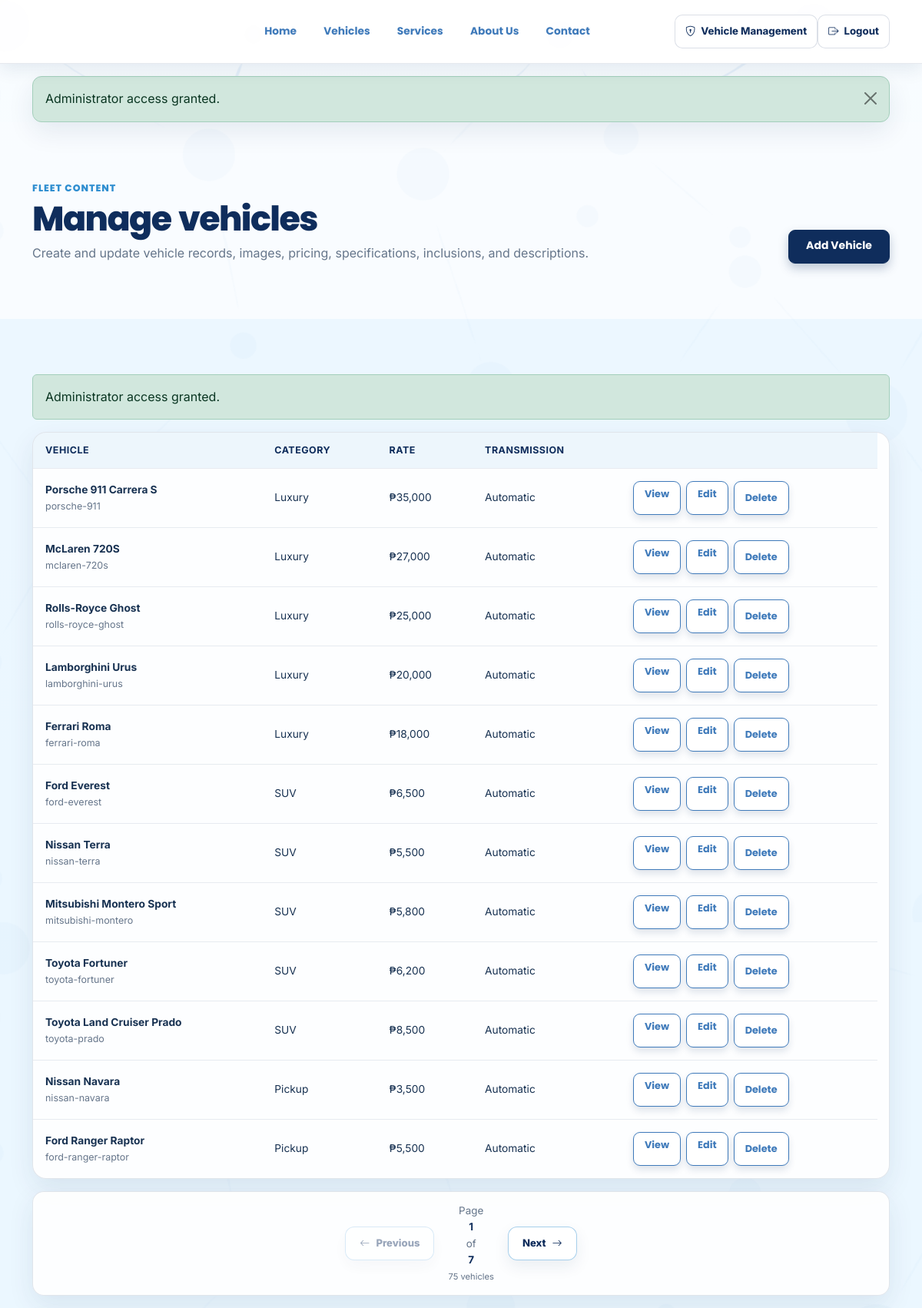
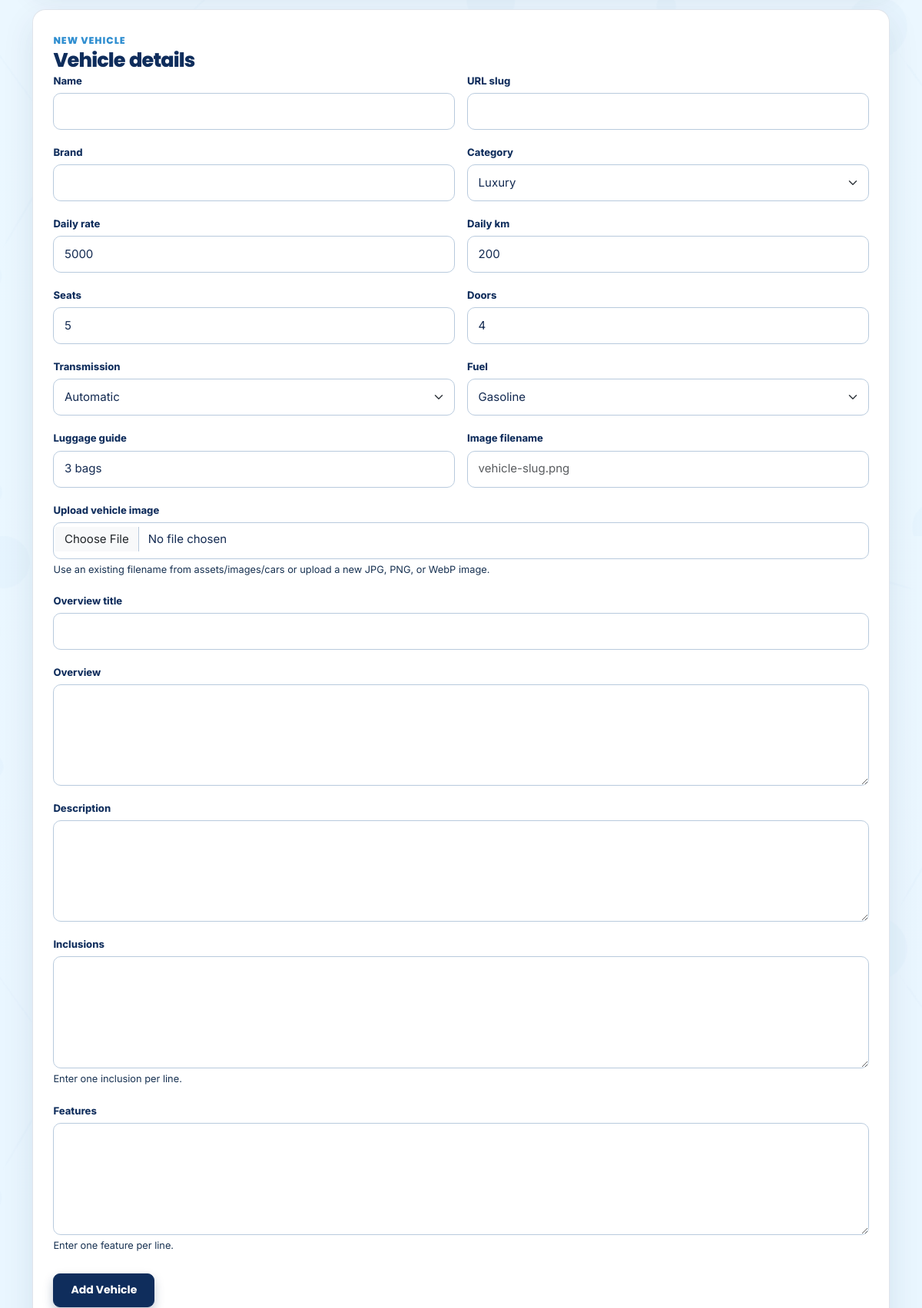
Screenshot of /pages/management/vehicle-management.php (signed in, upper part) with the database file from the repository (2 pictures, top to bottom).
### tables this page shows
CREATE TABLE `vehicles` (
  `id` bigint(20) unsigned NOT NULL AUTO_INCREMENT,
  `slug` varchar(140) NOT NULL,
  `name` varchar(180) NOT NULL,
  `brand` varchar(100) NOT NULL,
  `category` varchar(40) NOT NULL,
  `image` varchar(255) NOT NULL,
  `price` int(11) NOT NULL,
  `seats` int(11) NOT NULL,
  `doors` int(11) NOT NULL,
  `luggage` varchar(80) NOT NULL,
  `transmission` varchar(40) NOT NULL,
  `fuel` varchar(40) NOT NULL,
  `daily_km` int(11) NOT NULL DEFAULT 200,
  `overview_title` varchar(255) NOT NULL,
  `overview` longtext NOT NULL,
  `description` longtext NOT NULL,
  `inclusions` longtext NOT NULL,
  `features` longtext NOT NULL,
  `created_at` datetime NOT NULL,
  `updated_at` datetime NOT NULL,
  PRIMARY KEY (`id`),
  UNIQUE KEY `slug` (`slug`),
  KEY `idx_vehicles_category` (`category`)
);

### includes/helpers.php (called while the page is built, shortened)
<?php
function escape_html(mixed $untrustedValue): string
{
    return htmlspecialchars(
        (string) $untrustedValue,
        ENT_QUOTES | ENT_SUBSTITUTE,
        "UTF-8",
    );
}
function pull_flashes(): array
{
    $messages = $_SESSION["flash_messages"] ?? [];
    return is_array($messages) ? $messages : [];
}
function money(int|float $amount): string
{
    return "₱" . number_format((float) $amount, 0);
}

### includes/database.php (called while the page is built, shortened)
<?php
function database(): PDO
{
    static $databaseConnection = null;
    if ($databaseConnection instanceof PDO) {
        return $databaseConnection;
    }
    $dataSourceName = sprintf(
        "mysql:host=%s;port=%d;dbname=%s;charset=utf8mb4",
        DB_HOST,
        DB_PORT,
        DB_NAME,
    );
    $databaseConnection = new PDO(
        $dataSourceName,
        DB_USER,
        DB_PASSWORD,
        [
            PDO::ATTR_ERRMODE => PDO::ERRMODE_EXCEPTION,
            PDO::ATTR_DEFAULT_FETCH_MODE => PDO::FETCH_ASSOC,
            PDO::ATTR_EMULATE_PREPARES => false,
            PDO::ATTR_TIMEOUT => 5,
        ],
    );
    return $databaseConnection;
}
require_once __DIR__ . "/repositories/vehicle-repository.php";

### includes/repositories/vehicle-repository.php (called while the page is built, shortened)
<?php
function decode_vehicle(array $databaseRow): array
{
    $databaseRow["id"] = (int) $databaseRow["id"];
    foreach (["price", "seats", "doors", "daily_km"] as $integerField) {
        if (isset($databaseRow[$integerField])) {
            $databaseRow[$integerField] = (int) $databaseRow[$integerField];
        }
    }
    $databaseRow["inclusions"] =
        json_decode((string) ($databaseRow["inclusions"] ?? "[]"), true) ?: [];
    $databaseRow["features"] =
        json_decode((string) ($databaseRow["features"] ?? "[]"), true) ?: [];
    return $databaseRow;
}
function vehicle_all(): array
{
    $vehicleQuery = "SELECT * FROM vehicles ORDER BY id";
    return array_map(
        "decode_vehicle",
        database()->query($vehicleQuery)->fetchAll(),
    );
}

### pages/management/vehicle-management.php (the view, shortened to what this page needs)
<?php
$editId =
    filter_input(INPUT_GET, "edit", FILTER_VALIDATE_INT) ?:
    (int) ($_POST["id"] ?? 0);
$editing = $editId ? vehicle_find($editId) : null;
$allVehicles = vehicle_all();
$vehiclePage = max(1, (int) ($_GET["page"] ?? 1));
$vehiclesPerPage = 12;
$vehiclePageCount = max(1, (int) ceil(count($allVehicles) / $vehiclesPerPage));
$vehiclePage = min($vehiclePage, $vehiclePageCount);
$visibleVehicles = array_slice(
    $allVehicles,
    ($vehiclePage - 1) * $vehiclesPerPage,
    $vehiclesPerPage,
);
$formValue = static function (string $key, mixed $default = "") use ($editing): string {
    return escape_html($_POST[$key] ?? ($editing[$key] ?? $default));
};
$categoryChoices = ["Luxury", "SUV", "Pickup", "Van", "EV"];
$transmissionChoices = ["Automatic", "Manual"];
$fuelChoices = ["Gasoline", "Diesel", "Electric", "Hybrid"];
$previousVehiclePage = max(1, $vehiclePage - 1);
$nextVehiclePage = min($vehiclePageCount, $vehiclePage + 1);
$isFirstVehiclePage = $vehiclePage <= 1;
$isLastVehiclePage = $vehiclePage >= $vehiclePageCount;
$inclusionsValue = $_POST["inclusions"] ?? implode("\n", $editing["inclusions"] ?? []);
$featuresValue = $_POST["features"] ?? implode("\n", $editing["features"] ?? []);
$flashMessages = pull_flashes();
require dirname(__DIR__, 2) . "/includes/header.php";
?>
<section class="admin-page-heading">
    <div class="container">
        <div>
            <span class="section-kicker">Fleet content</span>
            <h1>Manage vehicles</h1>
            <p>
                Create and update vehicle records, images, pricing,
                specifications, inclusions, and descriptions.
            </p>
        </div>
        <a class="btn btn-primary" href="vehicle-management.php">Add Vehicle</a>
    </div>
</section>
<section class="content-section admin-section">
    <div class="container">
        <?php foreach ($flashMessages as $flashMessage): ?>
            <div class="alert alert-<?= escape_html($flashMessage["type"] === "success" ? "success" : "info") ?>" role="alert">
                <?= escape_html($flashMessage["message"] ?? "") ?>
            </div>
        <?php endforeach; ?>
        <div class="admin-split admin-split--vehicles">
            <div class="admin-list-stack">
                <div class="admin-table-wrap" aria-label="Vehicle records">
                    <table class="admin-table">
                        <thead>
                            <tr>
                                <th>Vehicle</th>
                                <th>Category</th>
                                <th>Rate</th>
                                <th>Transmission</th>
                                <th><span class="visually-hidden">Actions</span></th>
                            </tr>
                        </thead>
                        <tbody>
                            <?php foreach ($visibleVehicles as $item): ?>
                                <tr>
                                    <td>
                                        <strong><?= escape_html($item["name"]) ?></strong>
                                        <small><?= escape_html($item["slug"]) ?></small>
                                    </td>
                                    <td><?= escape_html($item["category"]) ?></td>
                                    <td><?= money($item["price"]) ?></td>
                                    <td><?= escape_html($item["transmission"]) ?></td>
                                    <td>
                                        <div class="admin-row-actions">
                                            <a class="btn btn-outline btn-sm" href="vehicle-details.php?vehicle=<?= urlencode($item["slug"]) ?>">View</a>
                                            <a class="btn btn-outline btn-sm" href="vehicle-management.php?edit=<?= (int) $item["id"] ?>">Edit</a>
                                            <form method="post">
                                                <button class="btn btn-outline btn-sm" type="submit">Delete</button>
                                            </form>
                                        </div>
                                    </td>
                                </tr>
                            <?php endforeach; ?>
                        </tbody>
                    </table>
                </div>
                <nav class="admin-pagination" aria-label="Vehicle record pages">
                    <a class="<?= $isFirstVehiclePage ? "is-disabled" : "" ?>" href="vehicle-management.php?page=<?= $previousVehiclePage ?>" <?= $isFirstVehiclePage ? 'aria-disabled="true" tabindex="-1"' : "" ?>>
                        <i class="bi bi-arrow-left" aria-hidden="true"></i> Previous
                    </a>
                    <span>
                        Page <strong><?= $vehiclePage ?></strong> of <strong><?= $vehiclePageCount ?></strong>
                        <small><?= count($allVehicles) ?> vehicles</small>
                    </span>
                    <a class="<?= $isLastVehiclePage ? "is-disabled" : "" ?>" href="vehicle-management.php?page=<?= $nextVehiclePage ?>" <?= $isLastVehiclePage ? 'aria-disabled="true" tabindex="-1"' : "" ?>>
                        Next <i class="bi bi-arrow-right" aria-hidden="true"></i>
                    </a>
                </nav>
            </div>
            <form class="form admin-editor admin-editor--vehicle" method="post" enctype="multipart/form-data">
                <div class="admin-editor__heading">
                    <div>
                        <span class="section-kicker"><?= $editing ? "Edit vehicle" : "New vehicle" ?></span>
                        <h2><?= escape_html($editing["name"] ?? "Vehicle details") ?></h2>
                    </div>
                </div>
                <div class="row g-3">
                    <div class="col-md-6">
                        <label class="form-label" for="vehicleName">Name</label>
                        <input class="form-control" id="vehicleName" name="name" value="<?= $formValue("name") ?>" maxlength="180" required>
                    </div>
                    <div class="col-md-6">
                        <label class="form-label" for="vehicleSlug">URL slug</label>
                        <input class="form-control" id="vehicleSlug" name="slug" value="<?= $formValue("slug") ?>" maxlength="140" required>
                    </div>
                    <div class="col-md-6">
                        <label class="form-label" for="vehicleBrand">Brand</label>
                        <input class="form-control" id="vehicleBrand" name="brand" value="<?= $formValue("brand") ?>" maxlength="100" required>
                    </div>
                    <div class="col-md-6">
                        <label class="form-label" for="vehicleCategory">Category</label>
                        <select class="form-select" id="vehicleCategory" name="category" required>
                            <?php foreach ($categoryChoices as $choice): ?>
                                <option value="<?= escape_html($choice) ?>" <?= $formValue("category") === $choice ? "selected" : "" ?>><?= escape_html($choice) ?></option>
                            <?php endforeach; ?>
                        </select>
                    </div>
                    <div class="col-md-6">
                        <label class="form-label" for="vehiclePrice">Daily rate</label>
                        <input class="form-control" id="vehiclePrice" name="price" type="number" min="500" max="100000" value="<?= $formValue("price", "5000") ?>" required>
                    </div>
                    <div class="col-md-6">
                        <label class="form-label" for="vehicleDailyKm">Daily km</label>
                        <input class="form-control" id="vehicleDailyKm" name="daily_km" type="number" min="0" max="2000" value="<?= $formValue("daily_km", "200") ?>" required>
                    </div>
                    <div class="col-md-6">
                        <label class="form-label" for="vehicleSeats">Seats</label>
                        <input class="form-control" id="vehicleSeats" name="seats" type="number" min="1" max="30" value="<?= $formValue("seats", "5") ?>" required>
                    </div>
                    <div class="col-md-6">
                        <label class="form-label" for="vehicleDoors">Doors</label>
                        <input class="form-control" id="vehicleDoors" name="doors" type="number" min="1" max="8" value="<?= $formValue("doors", "4") ?>" required>
                    </div>
                    <div class="col-md-6">
                        <label class="form-label" for="vehicleTransmission">Transmission</label>
                        <select class="form-select" id="vehicleTransmission" name="transmission" required>
                            <?php foreach ($transmissionChoices as $choice): ?>
                                <option value="<?= escape_html($choice) ?>" <?= $formValue("transmission", "Automatic") === $choice ? "selected" : "" ?>><?= escape_html($choice) ?></option>
                            <?php endforeach; ?>
                        </select>
                    </div>
                    <div class="col-md-6">
                        <label class="form-label" for="vehicleFuel">Fuel</label>
                        <select class="form-select" id="vehicleFuel" name="fuel" required>
                            <?php foreach ($fuelChoices as $choice): ?>
                                <option value="<?= escape_html($choice) ?>" <?= $formValue("fuel", "Gasoline") === $choice ? "selected" : "" ?>><?= escape_html($choice) ?></option>
                            <?php endforeach; ?>
                        </select>
                    </div>
                    <div class="col-md-6">
                        <label class="form-label" for="vehicleLuggage">Luggage guide</label>
                        <input class="form-control" id="vehicleLuggage" name="luggage" value="<?= $formValue("luggage", "3 bags") ?>" required>
                    </div>
                    <div class="col-md-6">
                        <label class="form-label" for="vehicleImageFilename">Image filename</label>
                        <input class="form-control" id="vehicleImageFilename" name="image_filename" value="<?= $formValue("image") ?>" placeholder="vehicle-slug.png">
                    </div>
                    <div class="col-12">
                        <label class="form-label" for="vehicleImageUpload">Upload vehicle image</label>
                        <input class="form-control" id="vehicleImageUpload" name="vehicle_image" type="file" accept="image/png,image/jpeg,image/webp">
                        <small class="form-help">Use an existing filename from assets/images/cars or upload a new JPG, PNG, or WebP image.</small>
                    </div>
                    <div class="col-12">
                        <label class="form-label" for="vehicleOverviewTitle">Overview title</label>
                        <input class="form-control" id="vehicleOverviewTitle" name="overview_title" value="<?= $formValue("overview_title") ?>" required>
                    </div>
                    <div class="col-12">
                        <label class="form-label" for="vehicleOverview">Overview</label>
                        <textarea class="form-control" id="vehicleOverview" name="overview" rows="4" required><?= $formValue("overview") ?></textarea>
                    </div>
                    <div class="col-12">
                        <label class="form-label" for="vehicleDescription">Description</label>
                        <textarea class="form-control" id="vehicleDescription" name="description" rows="4" required><?= $formValue("description") ?></textarea>
                    </div>
                    <div class="col-12">
                        <label class="form-label" for="vehicleInclusions">Inclusions</label>
                        <textarea class="form-control" id="vehicleInclusions" name="inclusions" rows="6" required><?= escape_html($inclusionsValue) ?></textarea>
                        <small class="form-help">Enter one inclusion per line.</small>
                    </div>
                    <div class="col-12">
                        <label class="form-label" for="vehicleFeatures">Features</label>
                        <textarea class="form-control" id="vehicleFeatures" name="features" rows="6" required><?= escape_html($featuresValue) ?></textarea>
                        <small class="form-help">Enter one feature per line.</small>
                    </div>
                </div>
                <div class="d-flex flex-wrap gap-2 mt-4">
                    <button class="btn btn-primary" type="submit"><?= $editing ? "Update Vehicle" : "Add Vehicle" ?></button>
                </div>
            </form>
        </div>
    </div>
</section>
<?php require dirname(__DIR__, 2) . "/includes/footer.php"; ?>

### rows the page displays
vehicles: name "Porsche 911 Carrera S", slug "porsche-911", category "Luxury", price "₱35,000", transmission "Automatic"
vehicles: name "McLaren 720S", slug "mclaren-720s", category "Luxury", price "₱27,000", transmission "Automatic"
vehicles: name "Rolls-Royce Ghost", slug "rolls-royce-ghost", category "Luxury", price "₱25,000", transmission "Automatic"
vehicles: name "Lamborghini Urus", slug "lamborghini-urus", category "Luxury", price "₱20,000", transmission "Automatic"
vehicles: name "Ferrari Roma", slug "ferrari-roma", category "Luxury", price "₱18,000", transmission "Automatic"
vehicles: name "Ford Everest", slug "ford-everest", category "SUV", price "₱6,500", transmission "Automatic"
vehicles: name "Nissan Terra", slug "nissan-terra", category "SUV", price "₱5,500", transmission "Automatic"
vehicles: name "Mitsubishi Montero Sport", slug "mitsubishi-montero", category "SUV", price "₱5,800", transmission "Automatic"
vehicles: name "Toyota Fortuner", slug "toyota-fortuner", category "SUV", price "₱6,200", transmission "Automatic"
vehicles: name "Toyota Land Cruiser Prado", slug "toyota-prado", category "SUV", price "₱8,500", transmission "Automatic"
vehicles: name "Nissan Navara", slug "nissan-navara", category "Pickup", price "₱3,500", transmission "Automatic"
vehicles: name "Ford Ranger Raptor", slug "ford-ranger-raptor", category "Pickup", price "₱5,500", transmission "Automatic"

### other values shown
escape_html($label) "Home"
escape_html($label) "Vehicles"
escape_html($label) "Services"
escape_html($label) "About Us"
escape_html($label) "Contact"
escape_html($flash["message"]) "Administrator access granted."
escape_html($flashMessage["message"] ?? "") "Administrator access granted."
$vehiclePage "1"
$vehiclePageCount "7"
count($allVehicles) "75"
escape_html($editing["name"] ?? "Vehicle details") "Vehicle details"
form field category "Luxury"
form field transmission "Automatic"
form field fuel "Gasoline"
